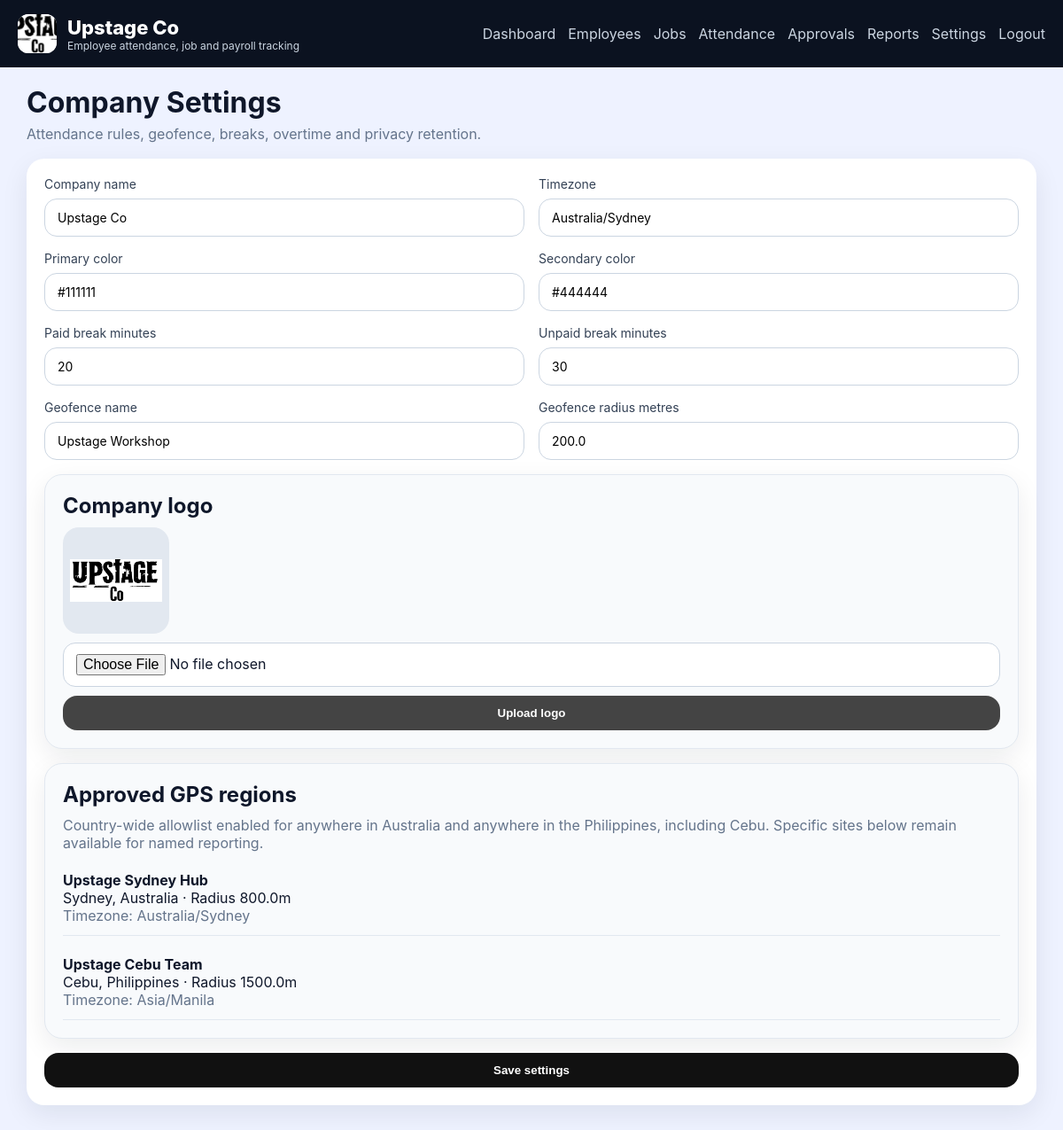
/admin/settings (signed in), run on the app's committed database.
### app.py (models this page shows)
class CompanySettings(db.Model):
    id = db.Column(db.Integer, primary_key=True)
    company_name = db.Column(db.String(120), default="Upstage Co")
    logo_path = db.Column(db.String(255), default="branding/upstage-company-logo.jpg")
    primary_color = db.Column(db.String(20), default="#111111")
    secondary_color = db.Column(db.String(20), default="#444444")
    timezone = db.Column(db.String(50), default="Australia/Melbourne")
    work_week = db.Column(db.String(50), default="Mon-Fri")
    standard_daily_hours = db.Column(db.Float, default=8.0)
    required_photo = db.Column(db.Boolean, default=True)
    required_gps = db.Column(db.Boolean, default=True)
    geofence_enabled = db.Column(db.Boolean, default=True)
    strict_geofence = db.Column(db.Boolean, default=False)
    geofence_name = db.Column(db.String(120), default="Upstage Workshop")
    geofence_lat = db.Column(db.Float, default=-37.8136)
    geofence_lng = db.Column(db.Float, default=144.9631)
    geofence_radius_m = db.Column(db.Float, default=200.0)
    late_threshold_minutes = db.Column(db.Integer, default=10)
    overtime_threshold_hours = db.Column(db.Float, default=8.0)
    paid_break_minutes = db.Column(db.Integer, default=20)
    unpaid_break_minutes = db.Column(db.Integer, default=30)
    allow_gallery_upload = db.Column(db.Boolean, default=False)
    retention_days = db.Column(db.Integer, default=365)
    enable_break_photo = db.Column(db.Boolean, default=False)

class GeofenceSite(db.Model):
    id = db.Column(db.Integer, primary_key=True)
    name = db.Column(db.String(120), nullable=False)
    country = db.Column(db.String(80), nullable=False)
    city = db.Column(db.String(80), nullable=False)
    timezone_name = db.Column(db.String(80), nullable=False, default="Australia/Sydney")
    lat = db.Column(db.Float, nullable=False)
    lng = db.Column(db.Float, nullable=False)
    radius_m = db.Column(db.Float, nullable=False, default=300.0)
    active = db.Column(db.Boolean, default=True)

### app.py (the view)
@app.route("/admin/settings")
@login_required(role="admin")
def admin_settings_page():
    settings = CompanySettings.query.first()
    sites = GeofenceSite.query.filter_by(active=True).all()
    return render_template("admin_settings.html", settings=settings, sites=sites)

### app.py (called while the page is built)
@app.context_processor
def inject_helpers():
    settings = CompanySettings.query.first()
    return {"current_user": current_user, "company_settings": settings}

def current_user():
    uid = session.get("user_id")
    if not uid:
        return None
    return User.query.get(uid)

def login_required(role=None):
    def deco(fn):
        @wraps(fn)
        def wrapped(*args, **kwargs):
            user = current_user()
            if not user:
                return redirect(url_for("login"))
            if role and user.role != role:
                return redirect(url_for("index"))
            return fn(*args, **kwargs)
        return wrapped
    return deco

### templates/admin_settings.html (shortened to what this page needs)
{% extends 'base.html' %}
{% block content %}
<div class="page-title"><h1>Company Settings</h1><p>Attendance rules, geofence, breaks, overtime and privacy retention.</p></div>
<div class="card stack gap-md">
  <div class="grid two-col">
    <label>Company name<input id="company_name" value="{{ settings.company_name }}"></label>
    <label>Timezone<input id="timezone" value="{{ settings.timezone }}"></label>
    <label>Primary color<input id="primary_color" value="{{ settings.primary_color }}"></label>
    <label>Secondary color<input id="secondary_color" value="{{ settings.secondary_color }}"></label>
    <label>Paid break minutes<input id="paid_break_minutes" type="number" value="{{ settings.paid_break_minutes }}"></label>
    <label>Unpaid break minutes<input id="unpaid_break_minutes" type="number" value="{{ settings.unpaid_break_minutes }}"></label>
    <label>Geofence name<input id="geofence_name" value="{{ settings.geofence_name }}"></label>
    <label>Geofence radius metres<input id="geofence_radius_m" type="number" value="{{ settings.geofence_radius_m }}"></label>
  </div>
  <div class="card inner-card stack gap-sm">
    <h2>Company logo</h2>
    <img class="logo-preview" src="{{ url_for('static', filename=settings.logo_path) if settings.logo_path else url_for('static', filename='branding/upstage-logo.png') }}" alt="Current logo">
    <input id="logo_file" type="file" accept="image/*">
    <button class="btn secondary" onclick="uploadLogo()">Upload logo</button>
  </div>
  <div class="card inner-card stack gap-sm">
    <h2>Approved GPS regions</h2>
    <div class="muted">Country-wide allowlist enabled for anywhere in Australia and anywhere in the Philippines, including Cebu. Specific sites below remain available for named reporting.</div>
    {% for site in sites %}
      <div class="log-row">
        <strong>{{ site.name }}</strong>
        <div>{{ site.city }}, {{ site.country }} · Radius {{ site.radius_m }}m</div>
        <div class="muted">Timezone: {{ site.timezone_name }}</div>
      </div>
    {% endfor %}
  </div>
  <button class="btn primary" onclick="saveSettings()">Save settings</button>
</div>
{% endblock %}

### templates/base.html (shortened to what this page needs)
<!doctype html>
<html lang="en">
<head>
  <link rel="stylesheet" href="{{ url_for('static', filename='css/styles.css') }}">
</head>
<body>
  <header class="topbar">
    <div>
      <div class="brand-row">
        <img class="brand-logo" src="{{ url_for('static', filename=(company_settings.logo_path if company_settings and company_settings.logo_path else 'branding/upstage-logo.png')) }}" alt="Company logo">
        <div>
          <div class="brand">{{ company_settings.company_name if company_settings else 'Upstage Time' }}</div>
          <div class="subtitle">Employee attendance, job and payroll tracking</div>
        </div>
      </div>
    </div>
    <nav class="navlinks">
      {% if session.get('user_id') %}
        {% if current_user().role == 'employee' %}
          <a href="{{ url_for('employee_dashboard') }}">Dashboard</a>
          <a href="{{ url_for('employee_history_page') }}">History</a>
          <a href="{{ url_for('employee_timesheet_page') }}">Timesheet</a>
        {% else %}
          <a href="{{ url_for('admin_dashboard') }}">Dashboard</a>
          <a href="{{ url_for('admin_employees_page') }}">Employees</a>
          <a href="{{ url_for('admin_jobs_page') }}">Jobs</a>
          <a href="{{ url_for('admin_attendance_page') }}">Attendance</a>
          <a href="{{ url_for('admin_approvals_page') }}">Approvals</a>
          <a href="{{ url_for('admin_reports_page') }}">Reports</a>
          <a href="{{ url_for('admin_settings_page') }}">Settings</a>
        {% endif %}
        <a href="{{ url_for('logout') }}">Logout</a>
      {% endif %}
    </nav>
  </header>
  <main class="container">
    {% block content %}{% endblock %}
  </main>
</body>
</html>

### static/css/styles.css (style rules this page uses)
:root { --bg:#0b1220; --card:#ffffff; --muted:#64748b; --text:#0f172a; --line:#e2e8f0; --primary:#2563eb; --secondary:#0ea5a4; --danger:#dc2626; --surface:#f8fafc; }
* { box-sizing:border-box }
body { margin:0;font-family:Inter,Arial,sans-serif;background:#eef2ff;color:var(--text) }
a { color:var(--primary);text-decoration:none }
h1,h2,h3,p { margin:0 }
img { max-width:100%;display:block }
.topbar { background:var(--bg);color:#fff;padding:16px 20px;display:flex;justify-content:space-between;gap:20px;align-items:center;position:sticky;top:0;z-index:10 }
.brand-row { display:flex;align-items:center;gap:12px }
.brand-logo { width:44px;height:44px;border-radius:12px;object-fit:cover;background:#fff }
.brand { font-size:22px;font-weight:800 }
.subtitle { font-size:12px;color:#cbd5e1 }
.navlinks { display:flex;gap:14px;flex-wrap:wrap }
.navlinks a { color:#cbd5e1 }
.container { max-width:1180px;margin:0 auto;padding:20px }
.card,.login-card { background:var(--card);border-radius:20px;padding:20px;box-shadow:0 10px 30px rgba(15,23,42,.08);margin-bottom:18px }
.grid { display:grid;gap:16px }
.two-col { grid-template-columns:repeat(2,minmax(0,1fr)) }
.btn { border:none;border-radius:16px;padding:12px 18px;font-weight:700;cursor:pointer;display:inline-flex;justify-content:center;align-items:center;gap:8px }
.btn.primary { background:var(--primary);color:#fff }
.btn.secondary { background:var(--secondary);color:#fff }
label { display:flex;flex-direction:column;gap:8px;font-size:14px;color:#334155 }
input,select,textarea { width:100%;padding:12px 14px;border:1px solid #cbd5e1;border-radius:14px;font:inherit;background:#fff }
.page-title { margin-bottom:18px }
.page-title p { color:var(--muted);margin-top:6px }
.muted { color:var(--muted) }
.log-row { padding:12px 0;border-bottom:1px solid var(--line) }
.stack { display:flex;flex-direction:column }
.gap-sm { gap:10px }
.gap-md { gap:16px }
.inner-card { background:#f8fafc;border:1px solid var(--line);margin:0 }
.logo-preview { width:120px;height:120px;object-fit:contain;border-radius:18px;background:#e2e8f0;padding:8px }

### data on the page
CompanySettings: logo_path (picture), company_name "Upstage Co", timezone "Australia/Sydney", primary_color "#111111", secondary_color "#444444", paid_break_minutes "20", unpaid_break_minutes "30", geofence_name "Upstage Workshop", geofence_radius_m "200.0"
GeofenceSite: name "Upstage Sydney Hub", city "Sydney", country "Australia", radius_m "800.0", timezone_name "Australia/Sydney"
GeofenceSite: name "Upstage Cebu Team", city "Cebu", country "Philippines", radius_m "1500.0", timezone_name "Asia/Manila"
